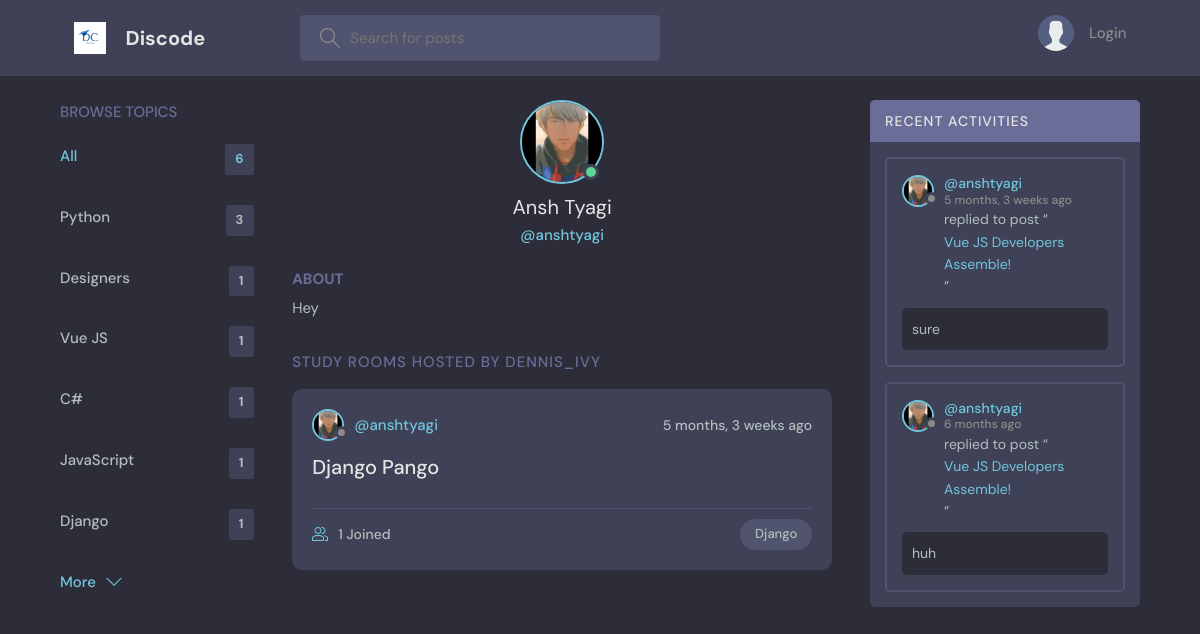
Screenshot of /profile/6/ with the database file from the repository.
### base/models.py (models this page shows, shortened)
class Topic(models.Model):
    name = models.CharField(max_length=200)

class User(AbstractUser):
    name = models.CharField(max_length=200, null=True)
    email = models.EmailField(unique=True, null=True)
    bio = models.TextField(null=True)
    avatar = models.ImageField(null=True, default="avatar.svg")
    REQUIRED_FIELDS = []

class Room(models.Model):
    objects = None
    host = models.ForeignKey(User, on_delete=models.CASCADE, null=True)
    topic = models.ForeignKey(Topic, on_delete=models.SET_NULL, null=True)
    name = models.CharField(max_length=200)
    description = models.TextField(null=True, blank=True)
    participants = models.ManyToManyField(
        User, related_name='participants', blank=True)
    updated = models.DateTimeField(auto_now=True)
    created = models.DateTimeField(auto_now_add=True)
    class Meta:
        ordering = ['-updated', '-created']
    def __str__(self):
        return self.name

class Message(models.Model):
    user = models.ForeignKey(User, on_delete=models.CASCADE)
    room = models.ForeignKey(Room, on_delete=models.CASCADE)
    body = models.TextField()
    updated = models.DateTimeField(auto_now=True)
    created = models.DateTimeField(auto_now_add=True)
    class Meta:
        ordering = ['-updated', '-created']

### base/views.py (the view)
# urls.py: path('profile/<str:pk>/', views.userProfile, name="user-profile"),
def userProfile(request, pk):
    user = User.objects.get(id=pk)
    rooms = user.room_set.all()
    room_messages = user.message_set.all()
    topics = Topic.objects.all()
    context = {'user': user, 'rooms': rooms,
               'room_messages': room_messages, 'topics': topics}
    return render(request, 'base/profile.html', context)

### base/templates/base/profile.html (shortened to what this page needs)
{% extends 'main.html' %}
{% block content %}
<main class="profile-page layout layout--3">
  <div class="container">
    {% include 'base/topics_component.html' %}
    <div class="roomList">
      <div class="profile">
        <div class="profile__avatar">
          <div class="avatar avatar--large active">
            <img src="{{user.avatar.url}}" />
          </div>
        </div>
        <div class="profile__info">
          <h3>{{user.name}}</h3>
          <p>@{{user.username}}</p>
        </div>
        <div class="profile__about">
          <h3>About</h3>
          <p>
            {{user.bio}}
          </p>
        </div>
      </div>
      <div class="roomList__header">
        <div>
          <h2>Study Rooms Hosted by dennis_ivy</a>
          </h2>
        </div>
      </div>
      {% include 'base/feed_component.html' %}
    </div>
    {% include 'base/activity_component.html' %}
  </div>
</main>
{% endblock content %}

### templates/main.html (shortened to what this page needs)
<!DOCTYPE html>
{% load static %}
<html lang="en">
<head>
    <link rel="stylesheet" href="{% static 'styles/style.css' %}" />
</head>
<body>
    {% include 'navbar.html' %}
    {% block content %}
    {% endblock %}
</body>
</html>

### templates/navbar.html (shortened to what this page needs)
{% load static %}
<header class="header header--loggedIn">
    <div class="container">
        <a href="{% url 'home' %}" class="header__logo">
            <img src="{% static 'images/logo.png' %}" />
            <h1>Discode</h1>
        </a>
        <form class="header__search" method="GET" action="{% url 'home' %}">
            <label>
                <input name="q" placeholder="Search for posts" />
            </label>
        </form>
        <nav class="header__menu">
            {% if request.user.is_authenticated %}
            <div class="header__user">
                <a href="{% url 'update-user' %}">
                    <div class="avatar avatar--medium active">
                        <img src="{{request.user.avatar.url}}" />
                    </div>
                    <p>{{request.user.username}} <span>@{{request.user.username}}</span></p>
                </a>
                <button class="dropdown-button">
                    <svg version="1.1" xmlns="http://www.w3.org/2000/svg" width="32" height="32" viewBox="0 0 32 32">
                        <title>chevron-down</title>
                        <path d="M16 21l-13-13h-3l16 16 16-16h-3l-13 13z"></path>
                    </svg>
                </button>
            </div>
            {% else %}
            <a href="{% url 'login' %}">
                <img src="{% static 'images/avatar.svg' %}" />
                <p>Login</p>
            </a>
            {% endif %}
        </nav>
    </div>
</header>

### base/templates/base/topics_component.html
<div class="topics">
    <div class="topics__header">
        <h2>Browse Topics</h2>
    </div>
    <ul class="topics__list">
        <li>
            <a href="{% url 'home' %}" class="active">All <span>{{topics.count}}</span></a>
        </li>
        {% for topic in topics %}
        <li>
            <a href="{% url 'home' %}?q={{topic.name}}">{{topic.name}}<span>{{topic.room_set.all.count}}</span></a>
        </li>
        {% endfor %}
    </ul>
    <a class="btn btn--link" href="{% url 'topics' %}">
        More
        <svg version="1.1" xmlns="http://www.w3.org/2000/svg" width="32" height="32" viewBox="0 0 32 32">
            <title>chevron-down</title>
            <path d="M16 21l-13-13h-3l16 16 16-16h-3l-13 13z"></path>
        </svg>
    </a>
</div>

### base/templates/base/feed_component.html (shortened to what this page needs)
{% for room in rooms %}
{% if room.host %}
<div class="roomListRoom">
    <div class="roomListRoom__header">
        <a href="{% url 'user-profile' room.host.id %}" class="roomListRoom__author">
            <div class="avatar avatar--small">
                <img src="{{room.host.avatar.url}}" />
            </div>
            <span>@{{room.host.username}}</span>
        </a>
        <div class="roomListRoom__actions">
            <span>{{room.created|timesince}} ago</span>
        </div>
    </div>
    <div class="roomListRoom__content">
        <a href="{% url 'room' room.id %}">{{room.name}}</a>
    </div>
    <div class="roomListRoom__meta">
        <a href="{% url 'room' room.id %}" class="roomListRoom__joined">
            {{room.participants.all.count}} Joined
        </a>
        <p class="roomListRoom__topic">{{room.topic.name}}</p>
    </div>
</div>
{% endif %}
{% endfor %}

### base/templates/base/activity_component.html (shortened to what this page needs)
<div class="activities">
    <div class="activities__header">
        <h2>Recent Activities</h2>
    </div>
    {% for message in room_messages %}
    <div class="activities__box">
        <div class="activities__boxHeader roomListRoom__header">
            <a href="{% url 'user-profile' message.user.id %}" class="roomListRoom__author">
                <div class="avatar avatar--small">
                    <img src="{{message.user.avatar.url}}" />
                </div>
                <p>
                    @{{message.user.username}}
                    <span>{{message.created|timesince}} ago</span>
                </p>
            </a>
        </div>
        <div class="activities__boxContent">
            <p>replied to post “<a href="{% url 'room' message.room.id %}">{{message.room}}</a>”</p>
            <div class="activities__boxRoomContent">{{message.body}}</div>
        </div>
    </div>
    {% endfor %}
</div>

### rows the page displays
Topic: name "Python", room_set.all.count "3"
Topic: name "Designers", room_set.all.count "1"
Topic: name "Vue JS", room_set.all.count "1"
Topic: name "C#", room_set.all.count "1"
Topic: name "JavaScript", room_set.all.count "1"
Topic: name "Django", room_set.all.count "1"
User: avatar (picture), name "Ansh Tyagi", username "anshtyagi", bio "Hey"
Room: host.avatar (picture), host.username "anshtyagi", created "5 months, 3 weeks", name "Django Pango", participants.all.count "1", topic.name "Django"
Message: user.avatar (picture), user.username "anshtyagi", created "5 months, 3 weeks", room "Vue JS Developers Assemble!", body "sure"
Message: user.avatar (picture), user.username "anshtyagi", created "6 months", room "Vue JS Developers Assemble!", body "huh"

### other values shown
{{ topics.count }} "6"
